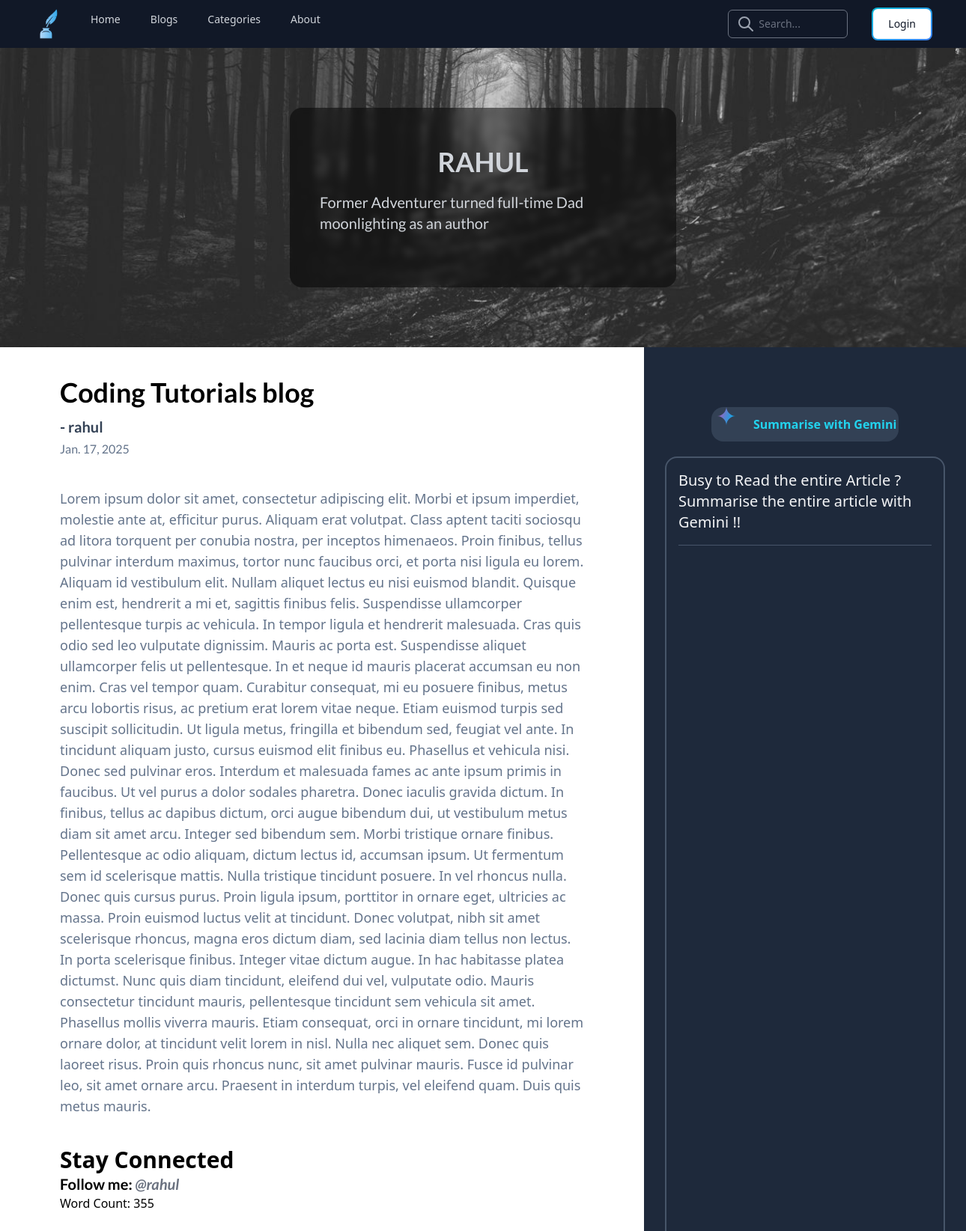
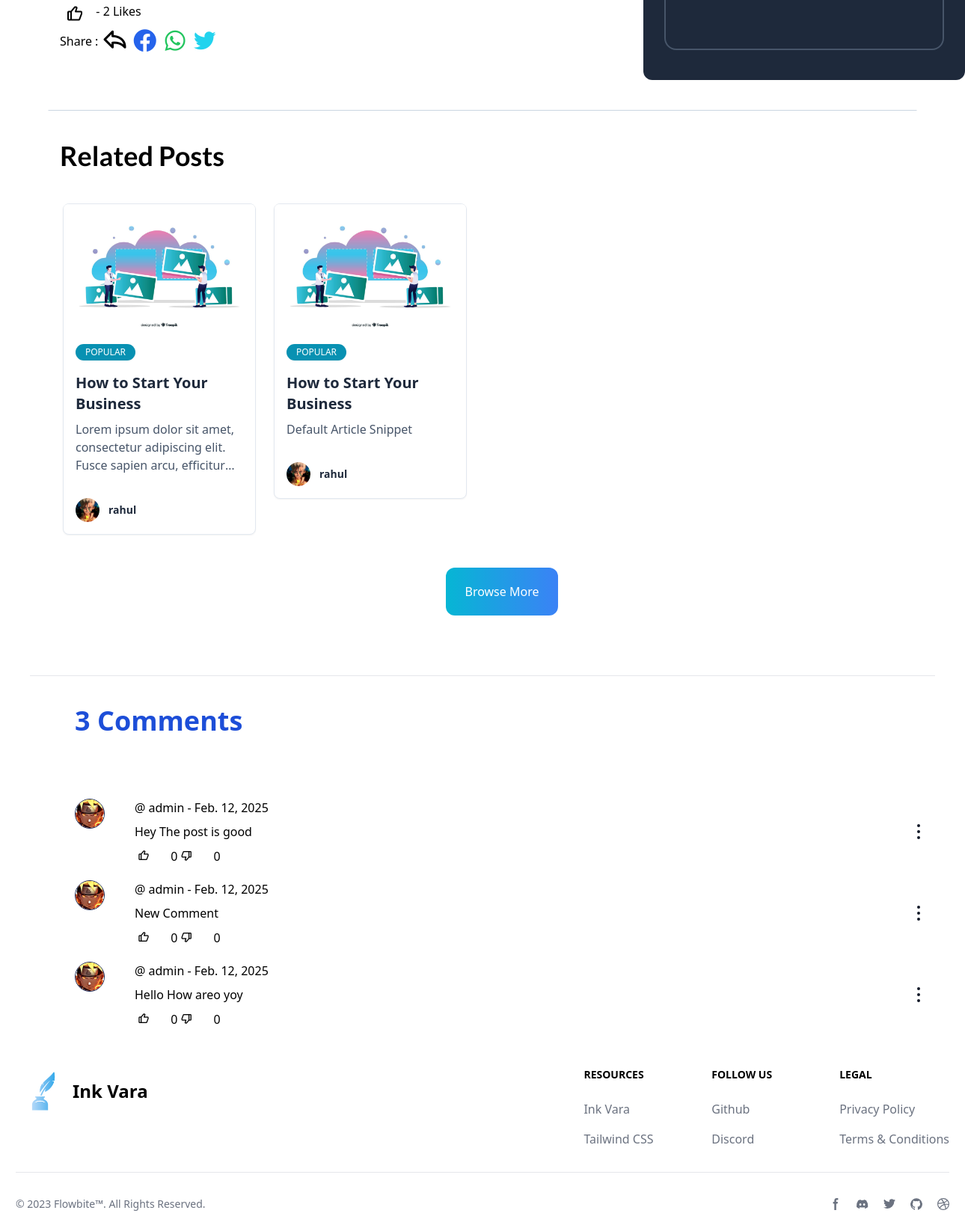
The app's page /blogarea/article/7/, older data (2 pictures, top to bottom).
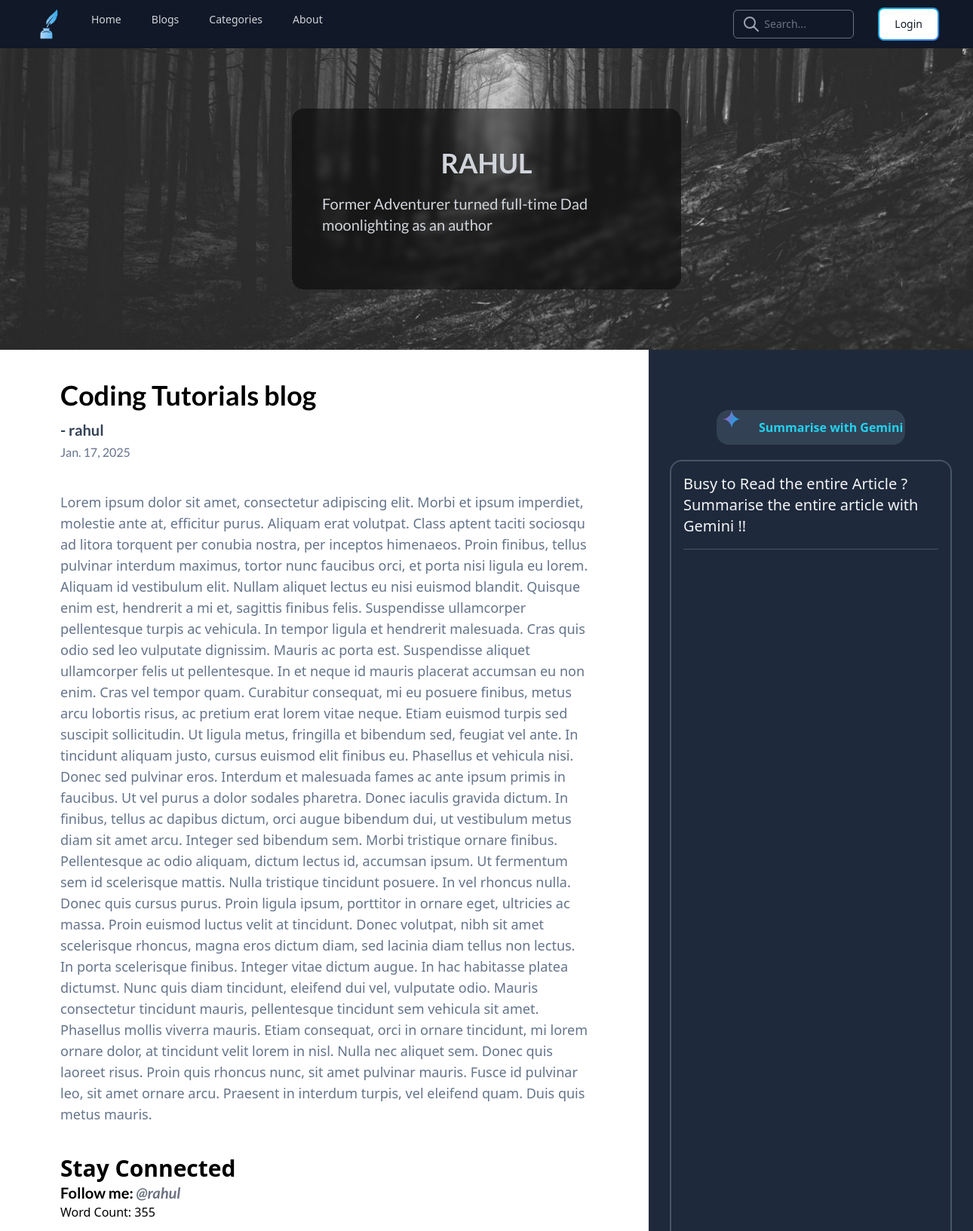
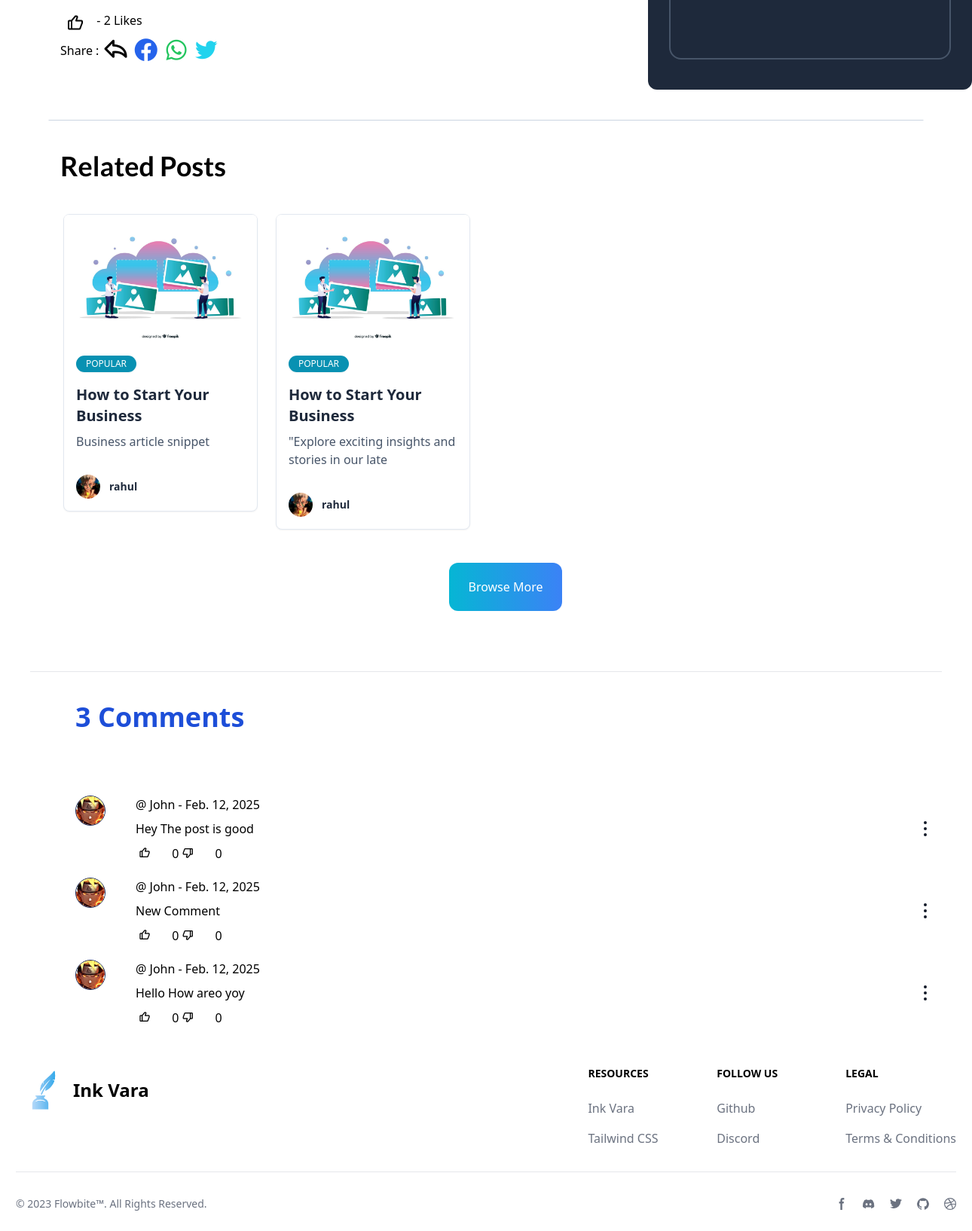
The same page, newer data (2 pictures, top to bottom).
### blogarea/models.py (models this page shows, shortened)
class Post(models.Model):
    choices = Category.objects.all().values_list('name','name')
    title = models.CharField(max_length=255)
    author = models.ForeignKey(User,on_delete=models.CASCADE,null=True,blank=True)
    post_date = models.DateField(auto_now_add=True)
    hashtags = models.TextField(max_length=200,null=True)
    category = models.CharField(choices=choices,max_length=255,default="Uncategorized")
    articleSnippet = models.CharField(max_length=50)
    thumbnail = models.ImageField(upload_to='thumbnail/',null=True,blank=True, default='thumbnail/thumbnail.jpg')
    like = models.ManyToManyField(User,related_name='blog_posts',null=True,blank=True)
    tags = models.ManyToManyField("Hashtag",related_name="posts",null=True,blank=True)
    body = RichTextField(blank=True,null=True)
    def total_likes(self):
        return self.like.count()
    def word_count(self):
        text_content = strip_tags(self.body)
        return len(text_content.split())

class Profile(models.Model):
    user = models.OneToOneField(User,null=True,on_delete=models.CASCADE)
    bio = models.TextField()
    blogcaption = models.CharField(max_length=150,null=True,blank=True,default="Former Adventurer turned full-time Dad moonlighting as an author")
    profileImage = models.ImageField(upload_to='profile_pics',null=True,blank=True)
    profileBackground = models.ImageField(upload_to='profile_background',null=True,blank=True)
    twitter_link = models.URLField(max_length=200,null=True,blank=True,default="https://x.com/")
    instagram_link = models.URLField(max_length=200,null=True,blank=True,default="https://instagram.com/")
    youtube_link = models.URLField(max_length=200,null=True,blank=True,default="https://youtube.com/")
    contact = PhoneNumberField(blank=True, null=True)
    location = models.CharField(max_length=150,null=True,blank=True,default="Earth")
    occupation = models.CharField(max_length=50,null=True,blank=True,default="Occupation")
    industry = models.CharField(max_length=50,null=True,blank=True,default="Industry")
    position = models.CharField(max_length=50,null=True,blank=True,default="position")
    skills = models.TextField(null=True,blank=True,help_text="Enter your skills separated by commas")
    education = models.TextField(null=True,blank=True)

class Comment(models.Model):
    post = models.ForeignKey(Post,null=True,on_delete=models.CASCADE,related_name='comments')
    user = models.ForeignKey(User,null=True,on_delete=models.CASCADE)
    body = models.TextField()
    comment_date = models.DateField(auto_now_add=True)
    likes = models.ManyToManyField(User,related_name='liked_comment',blank=True,default=0)
    dislikes = models.ManyToManyField(User,related_name='disliked_comment',blank=True)

### blogarea/views.py (the view, shortened to what this page needs)
# urls.py: path('article/<int:pk>/', ArticleDetailView.as_view(), name="ArticleDetailView"),
class ArticleDetailView(DetailView,FormMixin):
    model = Post
    template_name = 'article_Detail.html'
    form_class = CommentForm
    def get_context_data(self, *args, **kwargs):
        context = super(ArticleDetailView, self).get_context_data(*args, **kwargs)
        posts = Post.objects.annotate(like_count=Count('like')).order_by('-like_count')
        current_post = get_object_or_404(Post,id=self.kwargs['pk'])
        related_posts = posts.filter(category=current_post.category).exclude(id=current_post.id)
        total_words = current_post.word_count()
        total_likes = current_post.total_likes()
        has_liked = self.request.user in current_post.like.all() if self.request.user.is_authenticated else False
        comments = Comment.objects.filter(post_id = current_post.id)
        comments_number = comments.count()
        context['current_post'] = current_post
        context['comments_number'] = comments_number
        context['comments'] =  list(comments.filter(user=self.request.user)) + list(comments.exclude(user=self.request.user).order_by('-comment_date')) if self.request.user.is_authenticated else list(comments)
        context['form'] = self.get_form()
        context['has_liked'] = has_liked
        context['related_posts'] = related_posts[:4]
        context['posts'] = posts
        context['total_likes'] = total_likes
        context['total_words'] = total_words
        return context

### blogarea/templates/article_Detail.html (shortened to what this page needs)
{% load static tailwind_tags %}
<!DOCTYPE html>
<html lang="en">
  <head>
    <link
      href="https://unpkg.com/boxicons@2.1.4/css/boxicons.min.css"
      rel="stylesheet"
    />
    {% tailwind_css %} {% load static %}
  </head>
  <body class="min-h-screen flex flex-col overflow-x-hidden">
    {% include 'nav.html' %}
    <div class="flex-grow grid grid-rows-[400px_auto] min-h-[800px]">
      <div
        class="w-full h-full max-h-[650px] relative bg-cover bg-center flex justify-center items-center"
        style="background-image: url('{%static 'bg.jpg'%}')"
      >
        <div
          class="w-4/5 md:w-2/5 h-3/5 rounded-2xl backdrop-blur-sm bg-black/50 flex justify-center items-center flex-col sm:px-10 px-5"
        >
          <a
            href="{% url 'show_profile_page' post.author.profile.id%}"
            style="font-family: lato"
            class="text-gray-300 text-4xl font-bold mb-5 cursor-pointer hover:text-white"
          >
            {{post.author | upper}}
          </a>
          <h1
            style="font-family: lato"
            class="text-gray-300 text-xl font-normal mb-5"
          >
            {{post.author.profile.blogcaption}}
          </h1>
        </div>
      </div>
      <div
        class="grid grid-rows-[1fr_auto] ml:grid-cols-[2fr_1fr] w-full px-7 ml:px-0"
      >
        <div class="w-full py-10 ml:px-20">
          <h1
            style="font-family: lato"
            class="text-4xl font-bold mb-3"
            id="title"
          >
            {{post.title}}
          </h1>
          <h1
            style="font-family: lato"
            class="text-xl text-slate-700 font-bold mb-1"
          >
            -&nbsp;{{post.author}}
          </h1>
          <h2
            style="font-family: lato"
            class="text-1xl font-normal text-slate-500 mb-10"
          >
            {{post.post_date}}
          </h2>
          <h1 class="text-slate-500 sm:text-lg text-md" id="body">
            {{post.body|safe}}
          </h1>
          <h1 class="text-3xl font-bold mt-10 mb-10s">Stay Connected</h1>
          <h1 class="text-xl font-semibold" style="font-family: lato">
            Follow me:&nbsp;<a
              href="{{post.author.profile.instagram_link}}"
              class="text-gray-500 italic"
              >@{{post.author|lower}}</a
            >
          </h1>
          <h1 class="mb-5">Word Count: {{total_words}}</h1>
          <form
            action="{% url 'like_post' post.pk %}"
            method="post"
            id="like-form"
          >
            <button
              type="submit"
              name="post_id"
              value="{{ post.id }}"
              id="LikeButton"
            >
              {% if not has_liked %}
              <i
                id="like-icon"
                class="bx bx-like text-2xl translate-y-1/4 text-black bg-white px-2 py-1 rounded-md"
              ></i>
              {%else%}
              <i
                id="like-icon"
                class="bx bx-like text-2xl translate-y-1/4 text-white bg-blue-600 px-2 py-1 rounded-md"
              ></i>
              {% endif %}
            </button>
            <label style="margin-top: 10px" for="LikeButton"
              >&nbsp;-
              <span id="like-number">{{total_likes}}</span> Likes</label
            >
          </form>
          <p>
            Share :
            <a
              href="https://www.facebook.com/sharer/sharer.php?u={{ request.build_absolute_uri }}"
              target="_blank"
              ><i class="bx bx-share transform text-4xl translate-y-1/4"></i
            ></a>
            <a
              href="https://www.facebook.com/sharer/sharer.php?u={{ request.build_absolute_uri }}"
              target="_blank"
              ><i
                class="bx bxl-facebook-circle text-blue-600 text-4xl translate-y-1/4"
              ></i
            ></a>
            <a
              href="https://api.whatsapp.com/send?text=Check this out: {{ request.build_absolute_uri }}"
              target="_blank"
            >
              <i
                class="bx bxl-whatsapp text-green-500 text-4xl translate-y-1/4"
              ></i>
            </a>
            <a
              href="https://twitter.com/intent/tweet?url={{ request.build_absolute_uri }}&text=Check this out!"
              target="_blank"
              ><i
                class="bx bxl-twitter text-cyan-400 text-4xl translate-y-1/4"
              ></i
            ></a>
          </p>
        </div>
        <div class="py-10 bg-slate-800 px-7 flex flex-col rounded-b-xl">
          <button
            onclick="fetchResponse()"
            class="w-[250px] h-[50px] mb-5 flex rounded-2xl text-cyan-400 font-semibold bg-slate-700 hover:bg-slate-600 mt-10 left-1/2 relative translate-x-[-50%]"
          >
            <span class="relative top-1/4 ml-4">Summarise with Gemini</span>
          </button>
          <div
            class="border-2 border-slate-600 border-solid rounded-2xl h-full p-4"
          >
            <h1 class="text-xl text-gray-100 mb-4">
              Busy to Read the entire Article ? Summarise the entire article
              with Gemini !!
            </h1>
            <hr class="border-1 border-slate-600 border-solid" />
          </div>
        </div>
      </div>
      <hr
        class="mt-10 border-1 border-slate-300 w-[90%] ml-[50%] translate-x-[-50%]"
      />
      <div class="ml-7 sm:ml-20 w-full">
        <h1 style="font-family: lato" class="my-10 font-bold text-4xl">
          Related Posts
        </h1>
        <div class="w-full flex flex-wrap gap-4">
          {% for post in related_posts%}
          <div
            class="blog-cards w-full sm:w-[20%] hover:scale-[1.05] h-full transition-transform duration-300 mx-1"
          >
            <a href="{% url 'ArticleDetailView' post.id%}">
              <div
                class="relative flex flex-col my-1 bg-white shadow-sm border border-slate-200 rounded-lg w-full"
              >
                <div
                  class="relative h-1/2 overflow-hidden text-white rounded-md"
                >
                  <img
                    src="{% if post.thumbnail %}
            {{ post.thumbnail.url }}
            {% else %}/media/thumbnail/thumbnail.jpg
            {% endif %}"
                    alt="card-image"
                  />
                </div>
                <div class="p-4">
                  <div
                    class="mb-4 rounded-full bg-cyan-600 py-0.5 px-2.5 border border-transparent text-xs text-white transition-all shadow-sm w-20 text-center"
                  >
                    POPULAR
                  </div>
                  <h6 class="mb-2 text-slate-800 text-xl font-semibold">
                    {{post.title}}
                  </h6>
                  <p
                    class="text-slate-600 leading-normal font-light line-clamp-3"
                  >
                    {{post.articleSnippet}}
                  </p>
                </div>
                <div class="flex items-center justify-between p-4">
                  <div class="flex items-center">
                    <img
                      alt="Tania Andrew"
                      src="{% if post.author.profile.profileImage %}
          {{ post.author.profile.profileImage.url }}
          {% else %}/media/thumbnail/thumbnail.jpg
          {% endif %}"
                      class="relative inline-block h-8 w-8 rounded-full"
                    />
                    <div class="flex flex-col ml-3 text-sm">
                      <span class="text-slate-800 font-semibold"
                        >{{post.author}}</span
                      >
                    </div>
                  </div>
                </div>
              </div>
            </a>
          </div>
          {% endfor %}
        </div>
        <button
          class="text-white bg-gradient-to-r from-cyan-500 to-blue-500 hover:bg-gradient-to-bl focus:ring-4 focus:outline-none focus:ring-cyan-300 p-5 w-[150px] my-10 rounded-xl ml-[40%]"
        >
          Browse More
        </button>
      </div>
    </div>
    <div class="flex-grow flex flex-col">
      <hr class="mx-10 my-10" />
      <h1 class="text-4xl text-blue-700 pl-10 font-semibold mb-5 ml:pl-[100px]">
        {{comments_number}}&nbsp;Comments
      </h1>
      <div class="pl-10 ml:pl-[100px] relative">
        <br />
        <div class="mt-10" id="comments">
          {% for comment in comments %} {% if comment.post == current_post %}
          <div class="grid grid-cols-[80px_auto_80px] mb-5">
            <div class="w-full">
              <a href="{% url 'show_profile_page' comment.user.profile.id %}">
                <img
                  class="size-10 rounded-full border-[1px] border-solid border-blue-950"
                  src="{% if comment.user.profile.profileImage %}{{ comment.user.profile.profileImage.url }}{% else %}/media/thumbnail/thumbnail.jpg{% endif %}"
                  alt=""
                />
              </a>
            </div>
            <div class="flex flex-col gap-2">
              <div>
                @
                <a href="{% url 'show_profile_page' comment.user.id %}"
                  >{{ comment.user }}</a
                >
                - {{ comment.comment_date }}
              </div>
              {{ comment.body }}
              <div class="flex">
                <form
                  method="POST"
                  class="comment-like-form"
                  data-comment-id="{{ comment.id }}"
                  data-url="{% url 'comment_like' comment.id %}"
                >
                  <button type="submit">
                    <i
                      class="bx bx-like mr-5 comment-like-button {% if user in comment.likes.all %} text-white bg-blue-600 {% else %} text-black bg-white {% endif %} p-1 rounded-md"
                      data-comment-id="{{ comment.id }}"
                    >
                    </i>
                    <span
                      class="comment-like-number"
                      data-comment-id="{{ comment.id }}"
                    >
                      {{ comment.likes.count }}
                    </span>
                  </button>
                </form>
                <form
                  method="POST"
                  class="comment-dislike-form"
                  data-comment-id="{{ comment.id }}"
                  data-url="{% url 'comment_dislike' comment.id %}"
                >
                  <button type="submit">
                    <i
                      class="bx bx-dislike mr-5 comment-dislike-button {% if user in comment.dislikes.all %} text-white bg-red-600 {% else %} text-black bg-white {% endif %} p-1 rounded-md"
                      data-comment-id="{{ comment.id }}"
                    >
                    </i>
                    <span
                      class="comment-dislike-number"
                      data-comment-id="{{ comment.id }}"
                    >
                      {{ comment.dislikes.count }}
                    </span>
                  </button>
                </form>
              </div>
            </div>
            <div class="items-center flex">
              <button
                id="dropdownMenuIconButton"
                data-dropdown-toggle="dropdownDots"
                class="inline-flex items-center p-2 text-sm font-medium text-center text-gray-900 bg-white"
                type="button"
              >
                <svg
                  class="w-5 h-5"
                  aria-hidden="true"
                  xmlns="http://www.w3.org/2000/svg"
                  fill="currentColor"
                  viewBox="0 0 4 15"
                >
                  <path
                    d="M3.5 1.5a1.5 1.5 0 1 1-3 0 1.5 1.5 0 0 1 3 0Zm0 6.041a1.5 1.5 0 1 1-3 0 1.5 1.5 0 0 1 3 0Zm0 5.959a1.5 1.5 0 1 1-3 0 1.5 1.5 0 0 1 3 0Z"
                  />
                </svg>
              </button>
            </div>
          </div>
          {% endif %} {% endfor %}
        </div>
      </div>
    </div>
    {% include 'footerCode.html' %} {% include 'comment.html'%}
  </body>
</html>

Row changes from the older to the newer data that the page shows:
changed Post: articleSnippet "Lorem ipsum dolor sit amet, consectetur adipiscing elit. Fusce sapien arcu,…" → "Business article snippet"
changed Post: articleSnippet "Default Article Snippet" → "\"Explore exciting insights and stories in our late"
changed through a linked row, Comment "Hey The post is good": user "admin" → "John"
changed through a linked row, Comment "New Comment": user "admin" → "John"
changed through a linked row, Comment "Hello How areo yoy": user "admin" → "John"
